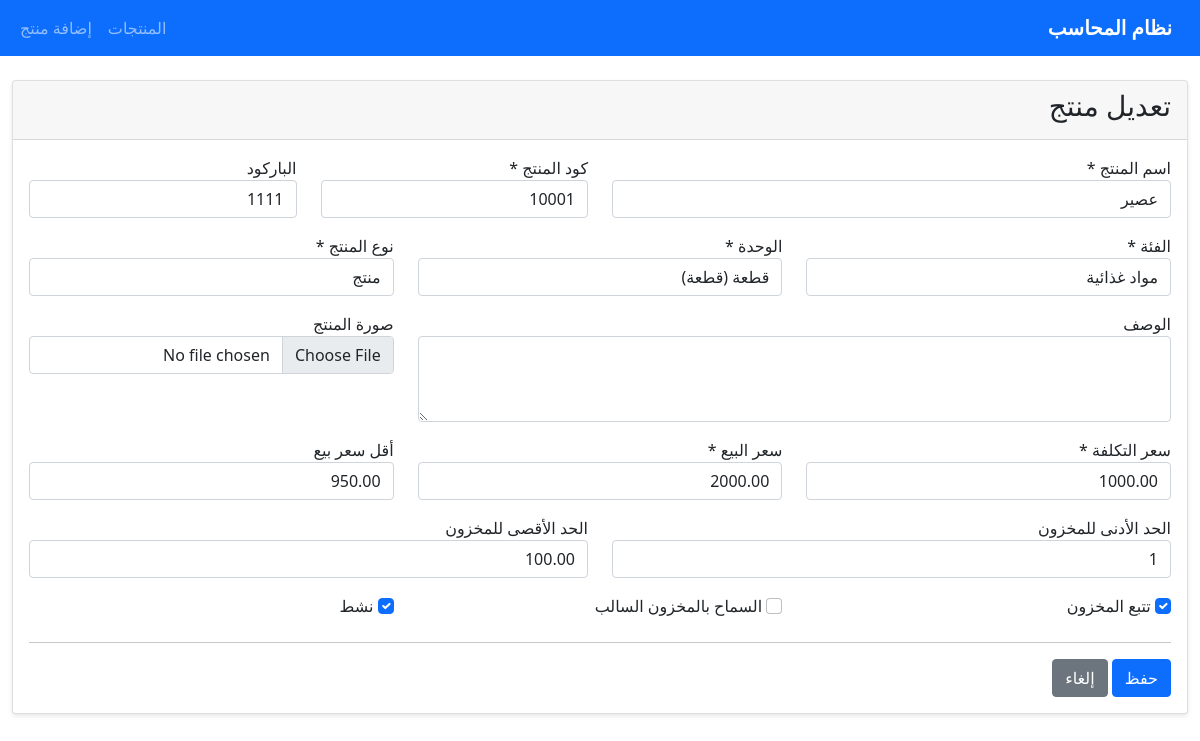
Screenshot of /products/2/edit/ (signed in) with the database file from the repository.
### products/models.py (models this page shows, shortened)
class Product(models.Model):
    PRODUCT_TYPES = [
        ('product', 'منتج'),
        ('service', 'خدمة'),
        ('raw_material', 'مادة خام'),
    ]
    name = models.CharField(max_length=200, verbose_name='اسم المنتج')
    code = models.CharField(max_length=50, unique=True, verbose_name='كود المنتج')
    barcode = models.CharField(max_length=50, blank=True, verbose_name='الباركود')
    category = models.ForeignKey(Category, on_delete=models.PROTECT, verbose_name='الفئة')
    unit = models.ForeignKey(Unit, on_delete=models.PROTECT, verbose_name='الوحدة')
    product_type = models.CharField(max_length=20, choices=PRODUCT_TYPES, default='product', verbose_name='نوع المنتج')
    description = models.TextField(blank=True, verbose_name='الوصف')
    image = models.ImageField(upload_to='products/', blank=True, verbose_name='صورة المنتج')
    cost_price = models.DecimalField(max_digits=10, decimal_places=2, validators=[MinValueValidator(Decimal('0.01'))], verbose_name='سعر التكلفة')
    selling_price = models.DecimalField(max_digits=10, decimal_places=2, validators=[MinValueValidator(Decimal('0.01'))], verbose_name='سعر البيع')
    min_selling_price = models.DecimalField(max_digits=10, decimal_places=2, blank=True, null=True, verbose_name='أقل سعر بيع')
    current_stock = models.DecimalField(max_digits=10, decimal_places=2, default=0, verbose_name='المخزون الحالي')
    min_stock = models.PositiveIntegerField(default=10, verbose_name='الحد الأدنى للمخزون')
    max_stock = models.DecimalField(max_digits=10, decimal_places=2, default=0, verbose_name='الحد الأقصى للمخزون')
    track_stock = models.BooleanField(default=True, verbose_name='تتبع المخزون')
    is_active = models.BooleanField(default=True, verbose_name='نشط')
    allow_negative_stock = models.BooleanField(default=False, verbose_name='السماح بالمخزون السالب')
    created_at = models.DateTimeField(auto_now_add=True, verbose_name='تاريخ الإنشاء')
    updated_at = models.DateTimeField(auto_now=True, verbose_name='تاريخ التحديث')
    class Meta:
        verbose_name = 'منتج'
        verbose_name_plural = 'المنتجات'
        ordering = ['name']

### products/views.py (the view)
# urls.py: path('<int:product_id>/edit/', views.product_update, name='product_update'),
@login_required
def product_update(request, product_id):
    product = get_object_or_404(Product, id=product_id)
    if request.method == 'POST':
        form = ProductForm(request.POST, request.FILES, instance=product)
        if form.is_valid():
            form.save()
            messages.success(request, f'تم تحديث المنتج "{product.name}" بنجاح')
            return redirect('products:product_detail', product_id=product.id)
    else:
        form = ProductForm(instance=product)
    return render(request, 'products/product_form.html', {'form': form, 'title': 'تعديل منتج', 'product': product})

### products/models.py (called while the page is built)
    def __str__(self):
        return self.name

    def __str__(self):
        return f"{self.name} ({self.symbol})"

### templates/products/product_form.html (shortened to what this page needs)
{% extends 'dashboard/base.html' %}
{% block content %}
<div class="card">
    <div class="card-header"><h3>{{ title }}</h3></div>
    <div class="card-body">
        <form method="post" enctype="multipart/form-data">
            <div class="row">
                <div class="col-md-6">
                    <label>اسم المنتج *</label>
                    {{ form.name }}
                </div>
                <div class="col-md-3">
                    <label>كود المنتج *</label>
                    {{ form.code }}
                </div>
                <div class="col-md-3">
                    <label>الباركود</label>
                    {{ form.barcode }}
                </div>
            </div>
            <div class="row mt-3">
                <div class="col-md-4">
                    <label>الفئة *</label>
                    {{ form.category }}
                </div>
                <div class="col-md-4">
                    <label>الوحدة *</label>
                    {{ form.unit }}
                </div>
                <div class="col-md-4">
                    <label>نوع المنتج *</label>
                    {{ form.product_type }}
                </div>
            </div>
            <div class="row mt-3">
                <div class="col-md-8">
                    <label>الوصف</label>
                    {{ form.description }}
                </div>
                <div class="col-md-4">
                    <label>صورة المنتج</label>
                    {{ form.image }}
                </div>
            </div>
            <div class="row mt-3">
                <div class="col-md-4">
                    <label>سعر التكلفة *</label>
                    {{ form.cost_price }}
                </div>
                <div class="col-md-4">
                    <label>سعر البيع *</label>
                    {{ form.selling_price }}
                </div>
                <div class="col-md-4">
                    <label>أقل سعر بيع</label>
                    {{ form.min_selling_price }}
                </div>
            </div>
            <div class="row mt-3">
                <div class="col-md-6">
                    <label>الحد الأدنى للمخزون</label>
                    {{ form.min_stock }}
                </div>
                <div class="col-md-6">
                    <label>الحد الأقصى للمخزون</label>
                    {{ form.max_stock }}
                </div>
            </div>
            <div class="row mt-3">
                <div class="col-md-4">
                    {{ form.track_stock }} تتبع المخزون
                </div>
                <div class="col-md-4">
                    {{ form.allow_negative_stock }} السماح بالمخزون السالب
                </div>
                <div class="col-md-4">
                    {{ form.is_active }} نشط
                </div>
            </div>
            <hr class="mt-4">
            <button type="submit" class="btn btn-primary">حفظ</button>
            <a href="{% url 'products:product_list' %}" class="btn btn-secondary">إلغاء</a>
        </form>
    </div>
</div>
{% endblock %}

### static/css/style.css (style rules this page uses)
.card { margin-bottom: 20px; box-shadow: 0 2px 4px rgba(0,0,0,0.1); }

### rows the page displays
Product: name "عصير", code "10001", barcode "1111", category "مواد غذائية", unit "قطعة (قطعة)", product_type "منتج", cost_price "1000.00", selling_price "2000.00", min_selling_price "950.00", min_stock "1", max_stock "100.00", track_stock "☑", is_active "☑"

### other values shown
{{ title }} "تعديل منتج"
